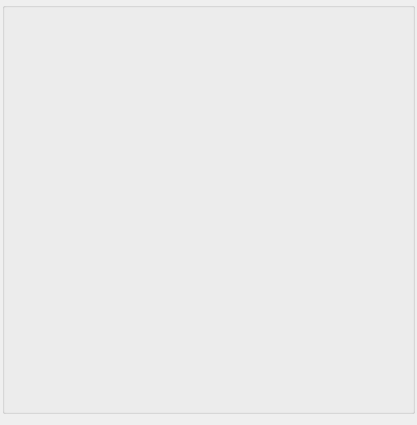
<?xml version="1.0" encoding="UTF-8"?>
<ui version="4.0">
 <class>CameraPreviewView</class>
 <widget class="QWidget" name="CameraPreviewView">
  <property name="geometry">
   <rect>
    <x>0</x>
    <y>0</y>
    <width>417</width>
    <height>425</height>
   </rect>
  </property>
  <property name="windowTitle">
   <string>Form</string>
  </property>
  <layout class="QVBoxLayout" name="vertLayCamPreview">
   <property name="leftMargin">
    <number>2</number>
   </property>
   <property name="topMargin">
    <number>2</number>
   </property>
   <property name="rightMargin">
    <number>2</number>
   </property>
   <item>
    <widget class="QGroupBox" name="groupBox">
     <property name="title">
      <string/>
     </property>
     <layout class="QVBoxLayout" name="verticalLayout_3">
      <property name="leftMargin">
       <number>2</number>
      </property>
      <property name="topMargin">
       <number>2</number>
      </property>
      <property name="rightMargin">
       <number>2</number>
      </property>
      <property name="bottomMargin">
       <number>2</number>
      </property>
      <item>
       <layout class="QVBoxLayout" name="verticalLayout">
        <item>
         <widget class="QLabel" name="lbTextDetails">
          <property name="minimumSize">
           <size>
            <width>0</width>
            <height>40</height>
           </size>
          </property>
          <property name="maximumSize">
           <size>
            <width>16777215</width>
            <height>40</height>
           </size>
          </property>
          <property name="text">
           <string/>
          </property>
         </widget>
        </item>
        <item>
         <widget class="QLabel" name="lbCameraPreview">
          <property name="minimumSize">
           <size>
            <width>0</width>
            <height>200</height>
           </size>
          </property>
          <property name="text">
           <string/>
          </property>
         </widget>
        </item>
       </layout>
      </item>
     </layout>
    </widget>
   </item>
  </layout>
 </widget>
 <resources/>
 <connections/>
</ui>
